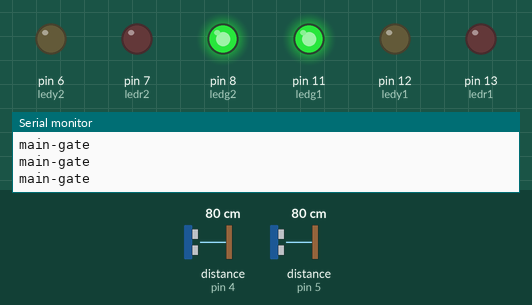
This sketch was run on a simulated Arduino Uno, built for the host (arithmetic inside an expression is 32-bit, double 64-bit). On the bench: output pins drawn as LEDs (lit = HIGH), the last lines printed to the serial monitor. Wiring (inferred from the names in the program): 2 × ultrasonic range finder: trigger pin 2, echo pin 4 / trigger pin 3, echo pin 5. The test bench sets the inputs (shaded band); at power-on: distance to the obstacle (sensors on pin 4, pin 5) 80 cm. The echo pulse lasts 58.3 µs per cm; the modem accepts every AT command (registered, SIM ready, sends succeed) and sends nothing else; pins used as bus, display or sensor lines are not drawn.

Above: at 1.3 s.
1.4 s: distance to the obstacle (sensor on pin 4) set to 2 cm
At 1.9 s:
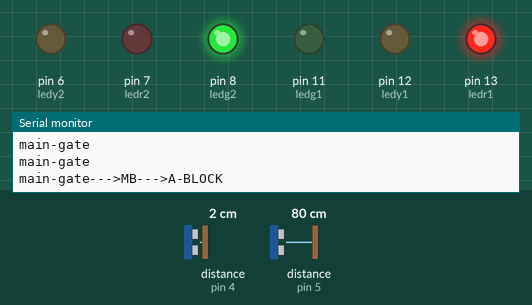
3.0 s: distance to the obstacle (sensor on pin 5) set to 2 cm
At 5.6 s:
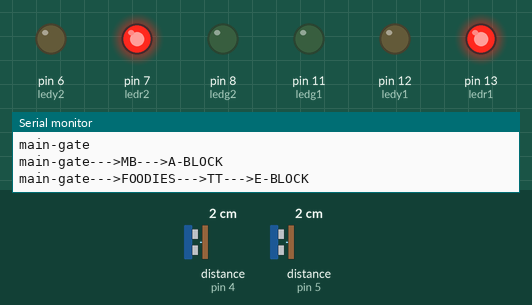
6.0 s: distance to the obstacle (sensor on pin 4) set to 4 cm
9.0 s: distance to the obstacle (sensor on pin 4) set to 7 cm
At 11.8 s:
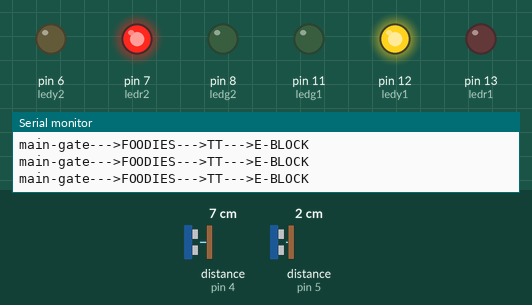
12.0 s: distance to the obstacle (sensor on pin 5) set to 4 cm
15.0 s: distance to the obstacle (sensor on pin 5) set to 7 cm
At 18.1 s:
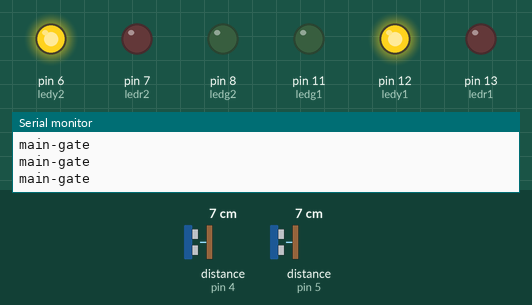
Timing chart, 0 to 19.0 s (numbered marks = the images above; inputs shaded):
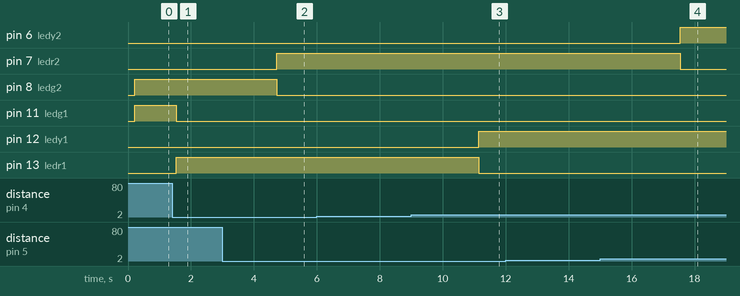

The sketch:

code.ino
```cpp
#include <SoftwareSerial.h>
#include <string.h>
SoftwareSerial mySerial(9, 10);
const int trigPin1 = 2;
const int echoPin1 = 4;
const int trigPin2 = 3;
const int echoPin2 = 5;
int ledr1=13,ledy1=12,ledg1=11,ledr2=7,ledy2=6,ledg2=8;
int IN=99,N=9;
void setup() {
  mySerial.begin(9600);
  Serial.begin(9600);
    pinMode(ledr1,OUTPUT);
    pinMode(ledy1,OUTPUT);
    pinMode(ledg1,OUTPUT);
    pinMode(ledr2,OUTPUT);
    pinMode(ledy2,OUTPUT);
    pinMode(ledg2,OUTPUT);
    delay(100);
}
void dijsktra(int cost[9][9],int source,int target)
{
    int dist[N],prev[N],selected[N]={0},i,m,min1,start,d,j,a,target1,x=0;
    char path[N],path1[50],path2[50];
    target1=target;
    for(i=1;i< N;i++)
    {
        dist[i] = IN;
        prev[i] = -1;
    }
    start = source;
    selected[start]=1;
    dist[start] = 0;
    while(selected[target] ==0)
    {
        min1 = IN;
        m = 0;
        for(i=1;i< N;i++)
        {
            d = dist[start] +cost[start][i];
            if(d< dist[i]&&selected[i]==0)
            {
                dist[i] = d;
                prev[i] = start;
            }
            if(min1>dist[i] && selected[i]==0)
            {
                min1 = dist[i];
                m = i;
            }
        }
        start = m;
        selected[start] = 1;
    }
    start = target;
    j = 0;
    while(start != -1)
    {
        path[j++] = start+64;
        start = prev[start];
    }
    path[j]='\0';
    strrev(path);
    printf("\n");
    strcpy(path1,"main-gate");
    for(i=1;i<strlen(path);i++)
    {
        /*if (path[i]=='A')
            Serial.print(" main gate");*/
        if(path[i]=='B')
            strcat(path1,"--->MB");
        else if(path[i]=='C')
            strcat(path1,"--->SMV");
        else if(path[i]=='D')
            strcat(path1,"--->TT");
        else if(path[i]=='E')
            strcat(path1,"--->FOODIES");
        else if(path[i]=='F')
            strcat(path1,"--->E-BLOCK");
        else if(path[i]=='G')
            strcat(path1,"--->H-BLOCK");
        else if(path[i]=='H')
            strcat(path1,"--->A-BLOCK");
    }
    Serial.print(path1);
    if(target1>1 && x<2)
    {
      SendMessage(path1);
      x=x+1;
    }

}


void loop()
{

  int target=1,x1=0;
  long duration1, cm1;
  pinMode(trigPin1, OUTPUT);
  digitalWrite(trigPin1, LOW);
  delayMicroseconds(2);
  digitalWrite(trigPin1, HIGH);
  delayMicroseconds(10);
  digitalWrite(trigPin1, LOW);

  pinMode(echoPin1, INPUT);
  duration1 = pulseIn(echoPin1, HIGH);

  cm1 = microsecondsToCentimeters(duration1);
  long duration2, cm2;
  pinMode(trigPin2, OUTPUT);
  digitalWrite(trigPin2, LOW);
  delayMicroseconds(2);
  digitalWrite(trigPin2, HIGH);
  delayMicroseconds(10);
  digitalWrite(trigPin2, LOW);

  pinMode(echoPin2, INPUT);
  duration2 = pulseIn(echoPin2, HIGH);

  cm2 = microsecondsToCentimeters(duration2);


  delay(100);
  Serial.println("");
  if(cm1>15)
  {
    digitalWrite(ledr1,LOW);
    digitalWrite(ledy1,LOW);
    digitalWrite(ledg1,HIGH);
  }

  else if(cm1>5 && cm1<15)
  {
    digitalWrite(ledr1,LOW);
    digitalWrite(ledg1,LOW);
    digitalWrite(ledy1,HIGH);
  }
  else
  {
    digitalWrite(ledy1,LOW);
    digitalWrite(ledg1,LOW);
    digitalWrite(ledr1,HIGH);
    target=8;

  }

  if(cm2>15)
  {
    digitalWrite(ledr2,LOW);
    digitalWrite(ledy2,LOW);
    digitalWrite(ledg2,HIGH);
  }
  else if(cm2>5 && cm2<15)
  {
    digitalWrite(ledr2,LOW);
    digitalWrite(ledg2,LOW);
    digitalWrite(ledy2,HIGH);
  }
  else
  {
    digitalWrite(ledy2,LOW);
    digitalWrite(ledg2,LOW);
    digitalWrite(ledr2,HIGH);
    target=6; // plastic container
  }

  int cost[9][9],i,j,w,ch,co;
    int source=1,x,y;
    for(i=1;i< N;i++)
        {for(j=1;j< N;j++)
            {cost[i][j] = IN;}}

    cost[1][2]=cost[2][1]=1;
    cost[1][5]=cost[5][1]=4;
    cost[2][3]=cost[3][2]=3;
    cost[2][8]=cost[8][2]=3;
    cost[3][4]=cost[4][3]=3;
    cost[3][5]=cost[5][3]=1;
    cost[3][7]=cost[7][3]=3;
    cost[4][5]=cost[5][4]=1;
    cost[4][6]=cost[6][4]=2;
    cost[6][7]=cost[7][6]=4;
    cost[7][8]=cost[8][7]=2;

    dijsktra(cost,source,target);


}


long microsecondsToCentimeters(long microseconds)
{

  return microseconds/29/2;
}

 void SendMessage(char path[50])
{
  mySerial.println("AT+CMGF=1");
  delay(1000);
  mySerial.println("AT+CMGS=\"+919555251370\"\r");
  delay(1000);
  mySerial.println(path);
  delay(100);
   mySerial.println((char)26);
  delay(1000);
}
```

Measured:
- the behaviour switches between 5 and 6 cm on distance to the obstacle (sensor on pin 4) (found by bisection; images 2 and 3)
- the behaviour switches between 5 and 6 cm on distance to the obstacle (sensor on pin 5) (found by bisection; images 3 and 4)
- after the input at 1.4 s, pin 11 (ledg1): HIGH → LOW after 0.13 s; pin 13 (ledr1): LOW → HIGH after 0.13 s
- after the input at 3.0 s, pin 7 (ledr2): LOW → HIGH after 1.7 s; pin 8 (ledg2): HIGH → LOW after 1.7 s
- after the input at 9.0 s, pin 12 (ledy1): LOW → HIGH after 2.1 s; pin 13 (ledr1): HIGH → LOW after 2.1 s
- after the input at 15.0 s, pin 6 (ledy2): LOW → HIGH after 2.5 s; pin 7 (ledr2): HIGH → LOW after 2.5 s
